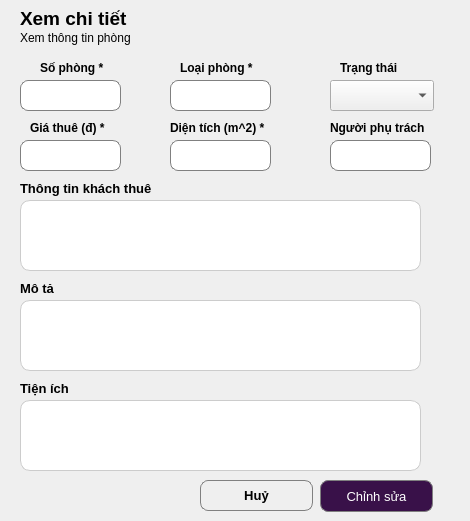
    <widget class="QWidget" name="page_4">
     <widget class="QLabel" name="label_10">
      <property name="geometry">
       <rect>
        <x>20</x>
        <y>10</y>
        <width>121</width>
        <height>16</height>
       </rect>
      </property>
      <property name="font">
       <font>
        <pointsize>14</pointsize>
        <weight>75</weight>
        <bold>true</bold>
       </font>
      </property>
      <property name="text">
       <string>Xem chi tiết</string>
      </property>
     </widget>
     <widget class="QLabel" name="label_11">
      <property name="geometry">
       <rect>
        <x>20</x>
        <y>30</y>
        <width>161</width>
        <height>16</height>
       </rect>
      </property>
      <property name="text">
       <string>Xem thông tin phòng</string>
      </property>
     </widget>
     <widget class="QLabel" name="label_12">
      <property name="geometry">
       <rect>
        <x>40</x>
        <y>60</y>
        <width>101</width>
        <height>16</height>
       </rect>
      </property>
      <property name="font">
       <font>
        <weight>75</weight>
        <bold>true</bold>
       </font>
      </property>
      <property name="text">
       <string>Số phòng *</string>
      </property>
     </widget>
     <widget class="QLabel" name="label_13">
      <property name="geometry">
       <rect>
        <x>180</x>
        <y>60</y>
        <width>111</width>
        <height>16</height>
       </rect>
      </property>
      <property name="font">
       <font>
        <weight>75</weight>
        <bold>true</bold>
       </font>
      </property>
      <property name="text">
       <string>Loại phòng *</string>
      </property>
     </widget>
     <widget class="QLabel" name="label_14">
      <property name="geometry">
       <rect>
        <x>340</x>
        <y>60</y>
        <width>111</width>
        <height>16</height>
       </rect>
      </property>
      <property name="font">
       <font>
        <weight>75</weight>
        <bold>true</bold>
       </font>
      </property>
      <property name="text">
       <string>Trạng thái</string>
      </property>
     </widget>
     <widget class="QLineEdit" name="lne_sophong2">
      <property name="geometry">
       <rect>
        <x>20</x>
        <y>80</y>
        <width>101</width>
        <height>31</height>
       </rect>
      </property>
      <property name="styleSheet">
       <string notr="true">QLineEdit {
    border: 1px solid gray;
    border-radius: 8px;
    padding: 5px;
}</string>
      </property>
      <property name="text">
       <string/>
      </property>
      <property name="alignment">
       <set>Qt::AlignCenter</set>
      </property>
     </widget>
     <widget class="QLineEdit" name="lne_loaiphong2">
      <property name="geometry">
       <rect>
        <x>170</x>
        <y>80</y>
        <width>101</width>
        <height>31</height>
       </rect>
      </property>
      <property name="styleSheet">
       <string notr="true">QLineEdit {
    border: 1px solid gray;
    border-radius: 8px;
    padding: 5px;
}</string>
      </property>
      <property name="text">
       <string/>
      </property>
      <property name="alignment">
       <set>Qt::AlignCenter</set>
      </property>
     </widget>
     <widget class="QComboBox" name="cbo_trangthai2">
      <property name="geometry">
       <rect>
        <x>330</x>
        <y>80</y>
        <width>104</width>
        <height>31</height>
       </rect>
      </property>
     </widget>
     <widget class="QLabel" name="label_15">
      <property name="geometry">
       <rect>
        <x>30</x>
        <y>120</y>
        <width>131</width>
        <height>16</height>
       </rect>
      </property>
      <property name="font">
       <font>
        <weight>75</weight>
        <bold>true</bold>
       </font>
      </property>
      <property name="text">
       <string>Giá thuê (đ) *</string>
      </property>
     </widget>
     <widget class="QLineEdit" name="lne_giathue2">
      <property name="geometry">
       <rect>
        <x>20</x>
        <y>140</y>
        <width>101</width>
        <height>31</height>
       </rect>
      </property>
      <property name="styleSheet">
       <string notr="true">QLineEdit {
    border: 1px solid gray;
    border-radius: 8px;
    padding: 5px;
}</string>
      </property>
      <property name="text">
       <string/>
      </property>
      <property name="alignment">
       <set>Qt::AlignCenter</set>
      </property>
     </widget>
     <widget class="QLabel" name="label_16">
      <property name="geometry">
       <rect>
        <x>170</x>
        <y>120</y>
        <width>141</width>
        <height>16</height>
       </rect>
      </property>
      <property name="font">
       <font>
        <weight>75</weight>
        <bold>true</bold>
       </font>
      </property>
      <property name="text">
       <string>Diện tích (m^2) *</string>
      </property>
     </widget>
     <widget class="QLineEdit" name="lne_dientich2">
      <property name="geometry">
       <rect>
        <x>170</x>
        <y>140</y>
        <width>101</width>
        <height>31</height>
       </rect>
      </property>
      <property name="styleSheet">
       <string notr="true">QLineEdit {
    border: 1px solid gray;
    border-radius: 8px;
    padding: 5px;
}</string>
      </property>
      <property name="text">
       <string/>
      </property>
      <property name="alignment">
       <set>Qt::AlignCenter</set>
      </property>
     </widget>
     <widget class="QLabel" name="label_17">
      <property name="geometry">
       <rect>
        <x>330</x>
        <y>120</y>
        <width>131</width>
        <height>16</height>
       </rect>
      </property>
      <property name="font">
       <font>
        <weight>75</weight>
        <bold>true</bold>
       </font>
      </property>
      <property name="text">
       <string>Người phụ trách</string>
      </property>
     </widget>
     <widget class="QLineEdit" name="lne_nguoiphutrach1">
      <property name="geometry">
       <rect>
        <x>330</x>
        <y>140</y>
        <width>101</width>
        <height>31</height>
       </rect>
      </property>
      <property name="styleSheet">
       <string notr="true">QLineEdit {
    border: 1px solid gray;
    border-radius: 8px;
    padding: 5px;
}</string>
      </property>
      <property name="text">
       <string/>
      </property>
      <property name="alignment">
       <set>Qt::AlignCenter</set>
      </property>
     </widget>
     <widget class="QLabel" name="label_18">
      <property name="geometry">
       <rect>
        <x>20</x>
        <y>180</y>
        <width>151</width>
        <height>16</height>
       </rect>
      </property>
      <property name="font">
       <font>
        <pointsize>10</pointsize>
        <weight>75</weight>
        <bold>true</bold>
       </font>
      </property>
      <property name="text">
       <string>Thông tin khách thuê</string>
      </property>
     </widget>
     <widget class="QTextEdit" name="txt_ttkhachthue1">
      <property name="geometry">
       <rect>
        <x>20</x>
        <y>200</y>
        <width>401</width>
        <height>71</height>
       </rect>
      </property>
      <property name="styleSheet">
       <string notr="true">QTextEdit {
    border: 1px solid #ccc;
    border-radius: 10px;
    padding: 6px;
    background: white;
}</string>
      </property>
      <property name="html">
       <string>&lt;!DOCTYPE HTML PUBLIC &quot;-//W3C//DTD HTML 4.0//EN&quot; &quot;http://www.w3.org/TR/REC-html40/strict.dtd&quot;&gt;
&lt;html&gt;&lt;head&gt;&lt;meta name=&quot;qrichtext&quot; content=&quot;1&quot; /&gt;&lt;style type=&quot;text/css&quot;&gt;
p, li { white-space: pre-wrap; }
&lt;/style&gt;&lt;/head&gt;&lt;body style=&quot; font-family:'MS Shell Dlg 2'; font-size:8.25pt; font-weight:400; font-style:normal;&quot;&gt;
&lt;p style=&quot;-qt-paragraph-type:empty; margin-top:0px; margin-bottom:0px; margin-left:0px; margin-right:0px; -qt-block-indent:0; text-indent:0px; font-family:'.AppleSystemUIFont'; font-size:13pt;&quot;&gt;&lt;br /&gt;&lt;/p&gt;&lt;/body&gt;&lt;/html&gt;</string>
      </property>
     </widget>
     <widget class="QLabel" name="label_19">
      <property name="geometry">
       <rect>
        <x>20</x>
        <y>280</y>
        <width>151</width>
        <height>16</height>
       </rect>
      </property>
      <property name="font">
       <font>
        <pointsize>10</pointsize>
        <weight>75</weight>
        <bold>true</bold>
       </font>
      </property>
      <property name="text">
       <string>Mô tả</string>
      </property>
     </widget>
     <widget class="QTextEdit" name="txt_mota2">
      <property name="geometry">
       <rect>
        <x>20</x>
        <y>300</y>
        <width>401</width>
        <height>71</height>
       </rect>
      </property>
      <property name="styleSheet">
       <string notr="true">QTextEdit {
    border: 1px solid #ccc;
    border-radius: 10px;
    padding: 6px;
    background: white;
}</string>
      </property>
      <property name="html">
       <string>&lt;!DOCTYPE HTML PUBLIC &quot;-//W3C//DTD HTML 4.0//EN&quot; &quot;http://www.w3.org/TR/REC-html40/strict.dtd&quot;&gt;
&lt;html&gt;&lt;head&gt;&lt;meta name=&quot;qrichtext&quot; content=&quot;1&quot; /&gt;&lt;style type=&quot;text/css&quot;&gt;
p, li { white-space: pre-wrap; }
&lt;/style&gt;&lt;/head&gt;&lt;body style=&quot; font-family:'MS Shell Dlg 2'; font-size:8.25pt; font-weight:400; font-style:normal;&quot;&gt;
&lt;p style=&quot;-qt-paragraph-type:empty; margin-top:0px; margin-bottom:0px; margin-left:0px; margin-right:0px; -qt-block-indent:0; text-indent:0px; font-family:'.AppleSystemUIFont'; font-size:13pt;&quot;&gt;&lt;br /&gt;&lt;/p&gt;&lt;/body&gt;&lt;/html&gt;</string>
      </property>
     </widget>
     <widget class="QLabel" name="label_20">
      <property name="geometry">
       <rect>
        <x>20</x>
        <y>380</y>
        <width>151</width>
        <height>16</height>
       </rect>
      </property>
      <property name="font">
       <font>
        <pointsize>10</pointsize>
        <weight>75</weight>
        <bold>true</bold>
       </font>
      </property>
      <property name="text">
       <string>Tiện ích</string>
      </property>
     </widget>
     <widget class="QTextEdit" name="txt_tienich2">
      <property name="geometry">
       <rect>
        <x>20</x>
        <y>400</y>
        <width>401</width>
        <height>71</height>
       </rect>
      </property>
      <property name="styleSheet">
       <string notr="true">QTextEdit {
    border: 1px solid #ccc;
    border-radius: 10px;
    padding: 6px;
    background: white;
}</string>
      </property>
      <property name="html">
       <string>&lt;!DOCTYPE HTML PUBLIC &quot;-//W3C//DTD HTML 4.0//EN&quot; &quot;http://www.w3.org/TR/REC-html40/strict.dtd&quot;&gt;
&lt;html&gt;&lt;head&gt;&lt;meta name=&quot;qrichtext&quot; content=&quot;1&quot; /&gt;&lt;style type=&quot;text/css&quot;&gt;
p, li { white-space: pre-wrap; }
&lt;/style&gt;&lt;/head&gt;&lt;body style=&quot; font-family:'MS Shell Dlg 2'; font-size:8.25pt; font-weight:400; font-style:normal;&quot;&gt;
&lt;p style=&quot;-qt-paragraph-type:empty; margin-top:0px; margin-bottom:0px; margin-left:0px; margin-right:0px; -qt-block-indent:0; text-indent:0px; font-family:'.AppleSystemUIFont'; font-size:13pt;&quot;&gt;&lt;br /&gt;&lt;/p&gt;&lt;/body&gt;&lt;/html&gt;</string>
      </property>
     </widget>
     <widget class="QPushButton" name="btn_huy2">
      <property name="geometry">
       <rect>
        <x>200</x>
        <y>480</y>
        <width>113</width>
        <height>31</height>
       </rect>
      </property>
      <property name="font">
       <font>
        <pointsize>10</pointsize>
        <weight>75</weight>
        <bold>true</bold>
       </font>
      </property>
      <property name="styleSheet">
       <string notr="true">QPushButton {
 border: 1px solid gray;
 border-radius: 8px;
 padding: 5px;
 color: black;
}</string>
      </property>
      <property name="text">
       <string>Huỷ</string>
      </property>
     </widget>
     <widget class="QPushButton" name="btn_chinhsua1">
      <property name="geometry">
       <rect>
        <x>320</x>
        <y>480</y>
        <width>113</width>
        <height>32</height>
       </rect>
      </property>
      <property name="font">
       <font>
        <pointsize>10</pointsize>
       </font>
      </property>
      <property name="styleSheet">
       <string notr="true">QPushButton {
 border: 1px solid gray;
 border-radius: 8px;
 padding: 5px;
 background-color: #391149;
 color: white;
}</string>
      </property>
      <property name="text">
       <string>Chỉnh sửa</string>
      </property>
     </widget>
    </widget>
